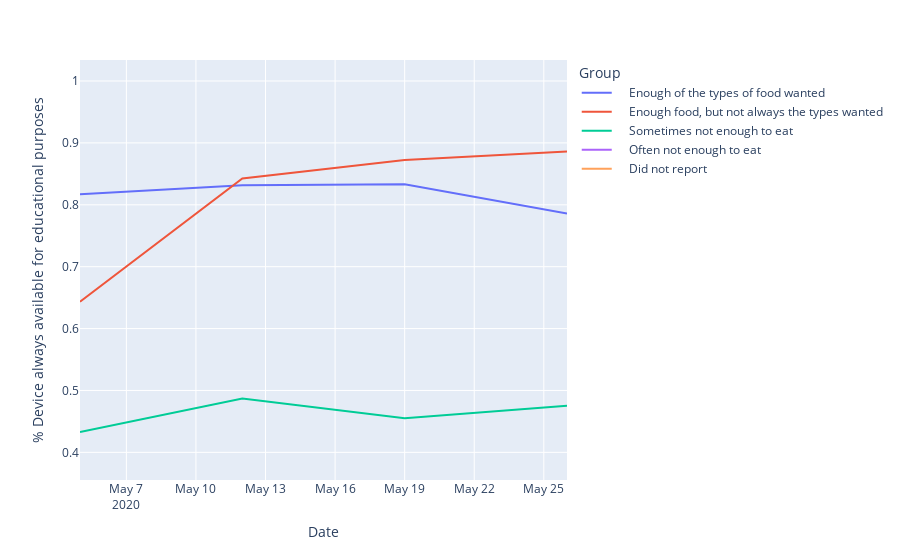

The notebook cell this image was saved under:
### Code cell
food_df["% Device always available for educational purposes"] = food_df["Device always available for educational purposes"]/food_df["Total"]

fig = px.line(food_df[food_df["Location"] == "Seattle_Metro_Area"], x = "Date", y = "% Device always available for educational purposes", color = "Group")
fig.show()

### Figure 1 — Plotly figure (JSON) as saved in the notebook; plotly's stock layout.template omitted (floating-point values rounded to 4 significant figures)
{"data": [{"hovertemplate": "Group=    Enough of the types of food wanted<br>Date=%{x}<br>% Device always available for educational purposes=%{y}<extra></extra>", "legendgroup": "    Enough of the types of food wanted", "line": {"color": "#636efa", "dash": "solid"}, "mode": "lines", "name": "    Enough of the types of food wanted", "orientation": "v", "showlegend": true, "type": "scatter", "x": ["2020-05-05", "2020-05-12", "2020-05-19", "2020-05-26"], "xaxis": "x", "y": [0.8169, 0.8317, 0.8331, 0.786], "yaxis": "y"}, {"hovertemplate": "Group=    Enough food, but not always the types wanted<br>Date=%{x}<br>% Device always available for educational purposes=%{y}<extra></extra>", "legendgroup": "    Enough food, but not always the types wanted", "line": {"color": "#EF553B", "dash": "solid"}, "mode": "lines", "name": "    Enough food, but not always the types wanted", "orientation": "v", "showlegend": true, "type": "scatter", "x": ["2020-05-05", "2020-05-12", "2020-05-19", "2020-05-26"], "xaxis": "x", "y": [0.6435, 0.8424, 0.8725, 0.8862], "yaxis": "y"}, {"hovertemplate": "Group=    Sometimes not enough to eat<br>Date=%{x}<br>% Device always available for educational purposes=%{y}<extra></extra>", "legendgroup": "    Sometimes not enough to eat", "line": {"color": "#00cc96", "dash": "solid"}, "mode": "lines", "name": "    Sometimes not enough to eat", "orientation": "v", "showlegend": true, "type": "scatter", "x": ["2020-05-05", "2020-05-12", "2020-05-19", "2020-05-26"], "xaxis": "x", "y": [0.433, 0.4869, 0.4552, 0.4752], "yaxis": "y"}, {"hovertemplate": "Group=    Often not enough to eat<br>Date=%{x}<br>% Device always available for educational purposes=%{y}<extra></extra>", "legendgroup": "    Often not enough to eat", "line": {"color": "#ab63fa", "dash": "solid"}, "mode": "lines", "name": "    Often not enough to eat", "orientation": "v", "showlegend": true, "type": "scatter", "x": ["2020-05-05", "2020-05-12", "2020-05-19", "2020-05-26"], "xaxis": "x", "y": [1, null, null, 0.3893], "yaxis": "y"}, {"hovertemplate": "Group=    Did not report<br>Date=%{x}<br>% Device always available for educational purposes=%{y}<extra></extra>", "legendgroup": "    Did not report", "line": {"color": "#FFA15A", "dash": "solid"}, "mode": "lines", "name": "    Did not report", "orientation": "v", "showlegend": true, "type": "scatter", "x": ["2020-05-05", "2020-05-12", "2020-05-19", "2020-05-26"], "xaxis": "x", "y": [null, null, null, 1], "yaxis": "y"}], "layout": {"autosize": true, "legend": {"title": {"text": "Group"}, "tracegroupgap": 0}, "margin": {"t": 60}, "xaxis": {"anchor": "y", "autorange": true, "domain": [0, 1], "range": ["2020-05-05", "2020-05-26"], "title": {"text": "Date"}, "type": "date"}, "yaxis": {"anchor": "x", "autorange": true, "domain": [0, 1], "range": [0.3553, 1.034], "title": {"text": "% Device always available for educational purposes"}, "type": "linear"}}}
